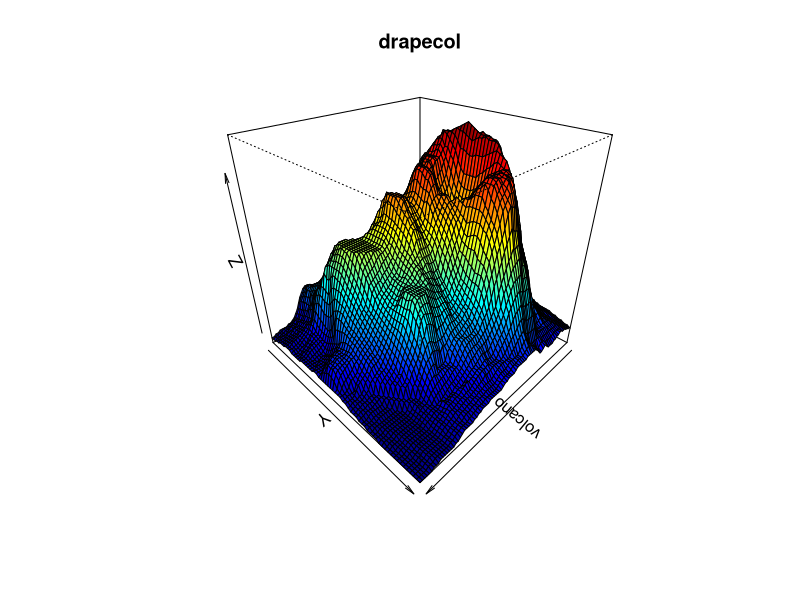
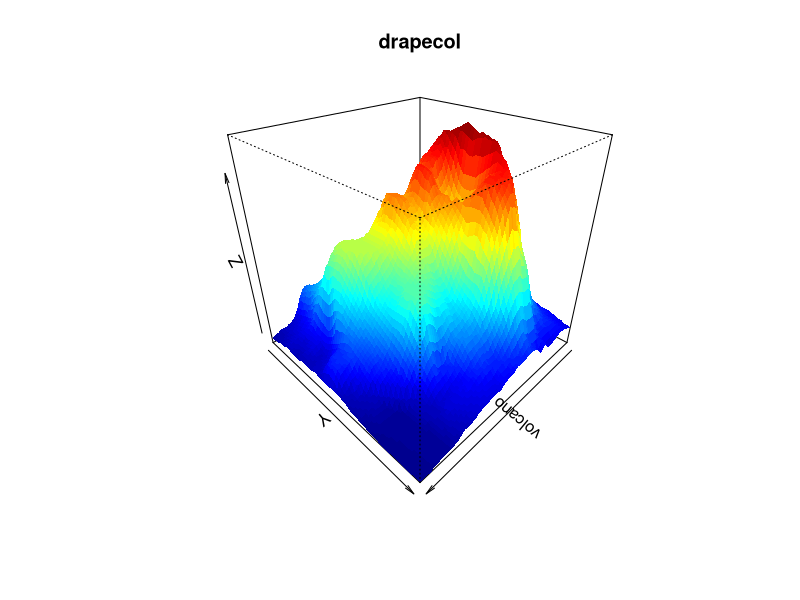

These charts were generated, in order, by the following R code:
library(shape)


### Name: drapecol
### Title: draping colors over a persp plot
### Aliases: drapecol
### Keywords: aplot

### ** Examples

persp(volcano, theta = 135, phi = 30, col = drapecol(volcano),
      main = "drapecol")
persp(volcano, theta = 135, phi = 30, col = drapecol(volcano),
      border = NA, main = "drapecol")
